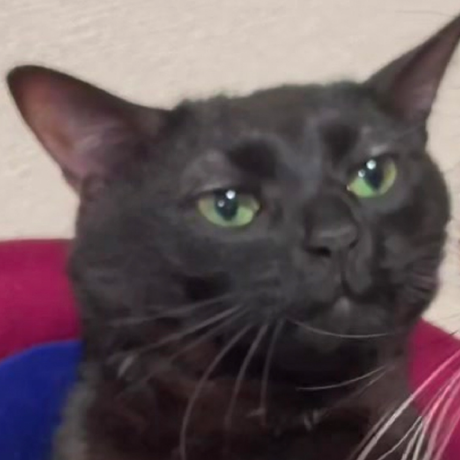
#> input picture ch06/images/img.png, 460 x 460 px
$ python emboss.py
#> lines starting #> are read from the running program, lines starting #| are printed output that depends on the picture
import cv2 as cv
import numpy as np

src = cv.imread("images/img.png", cv.IMREAD_GRAYSCALE)
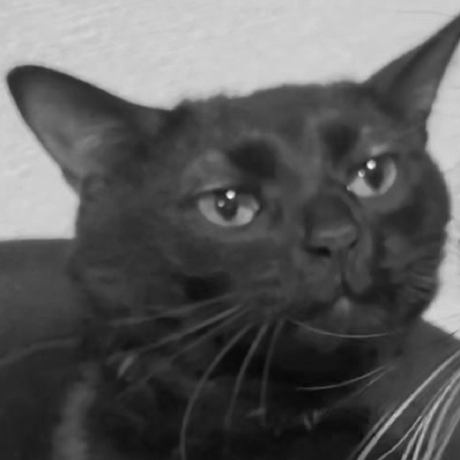
#> src: shape (460, 460); min 6, max 247, mean 90.7
if src is None:
    print("Image load failed!")
    exit()

emboss_mask = np.array(
    [[1, 1, 0],
     [1, 0, -1],
     [0, -1, -1]],
    np.float32
)

dst = cv.filter2D(src, -1, emboss_mask, delta=128)
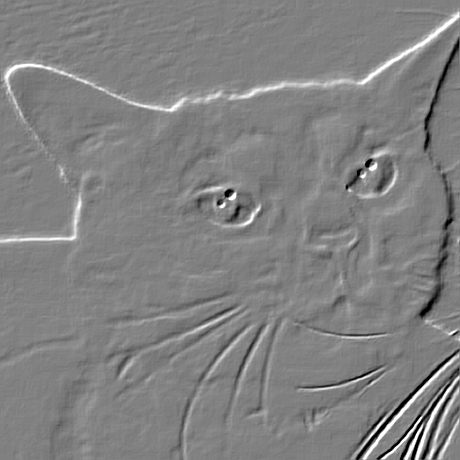
#> dst: shape (460, 460); min 0, max 255, mean 129.2

cv.imshow('src', src)
cv.imshow('dst', dst)
cv.waitKey()
cv.destroyAllWindows()
